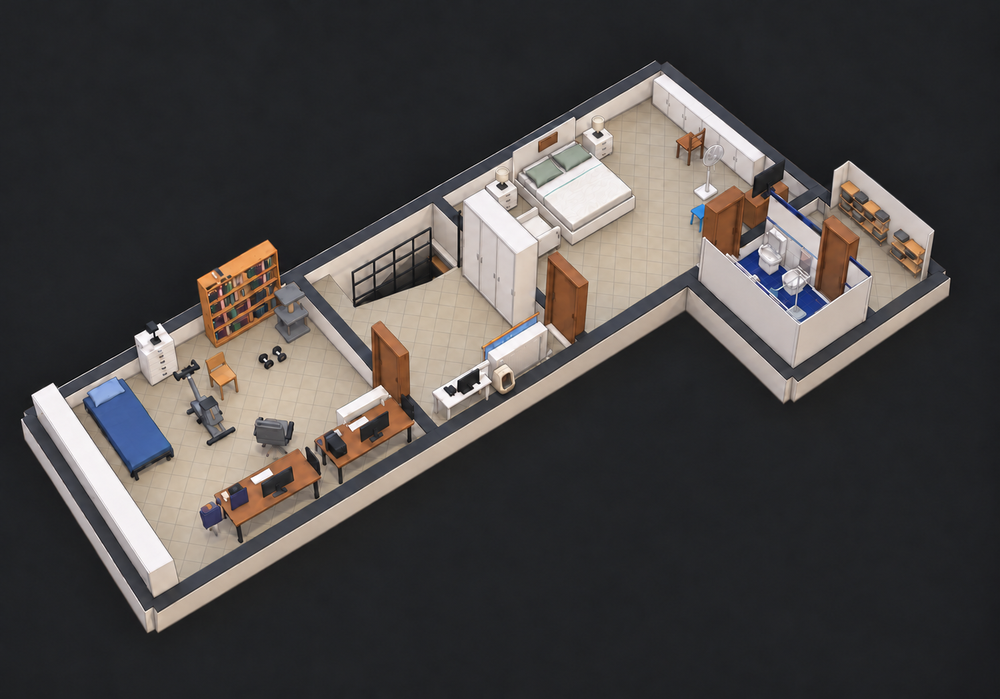
#> input picture output/home-assistant-v1/livelli/mansarda/base-giorno.png, 1000 x 699 px, shrunk from 1500 x 1049 before the run
$ python -i genera_casa.py   (imports and definitions only)
#> lines starting #> are read from the running program, lines starting #| are printed output that depends on the picture
"""Compone i due piani in un'unica immagine (vista esplosa: mansarda sopra il primo piano).

Legge gli asset per piano (livelli/<piano>/) prodotti da genera_overlay.py e scrive
www/floorplan/casa/: base-giorno.png, base-notte.png e luce-<stanza>.png (uno per stanza),
tutti sulla stessa tela definita in stanze.json -> casa.

Ogni piano viene ritagliato dallo sfondo con una maschera morbida (casa + ombra portata).
La mansarda sta davanti: gli overlay del primo piano sono mascherati dove la mansarda li copre.

Uso:  python genera_casa.py   (dopo genera_overlay.py)
"""
import json
from pathlib import Path

import numpy as np
from PIL import Image, ImageFilter

ROOT = Path(__file__).resolve().parent.parent
WWW = ROOT / "www" / "floorplan"
LAYERS = ROOT / "livelli"            # asset per piano prodotti da genera_overlay.py


def floor_mask(src):
    """Maschera 0..1 di tutto cio' che non e' sfondo uniforme (casa e ombra), bordi morbidi."""
    a = np.asarray(src, dtype=np.float32)
    bg = a[:60, :60].reshape(-1, 3).mean(0)
    m = (np.abs(a - bg).max(2) > 9).astype(np.uint8) * 255
    im = Image.fromarray(m).filter(ImageFilter.MaxFilter(9)).filter(ImageFilter.MinFilter(9))
    im = im.filter(ImageFilter.MaxFilter(5)).filter(ImageFilter.GaussianBlur(3))
    return np.asarray(im, dtype=np.float32) / 255


# [53 lines left out: functions place, main, not called in this run]


# [2 lines not run here, left out]

>>> import cv2
>>> picture = cv2.imread('../livelli/mansarda/base-giorno.png', cv2.IMREAD_GRAYSCALE)
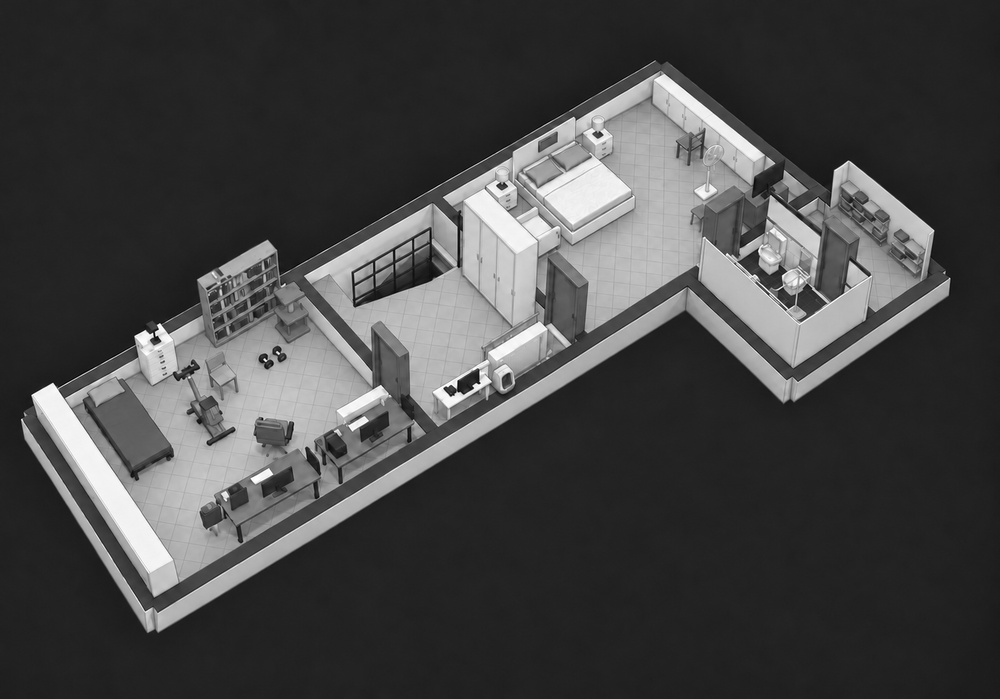
#> picture: shape (699, 1000); min 0, max 255, mean 69.9
>>> result = floor_mask(picture)
#> in floor_mask, `bg = a[:60, :60].reshape(-1, 3).mean(0)`: bg = [34.26, 34.3, 34.31]
#> (the run stopped early here; a loop or call above may not have finished)
